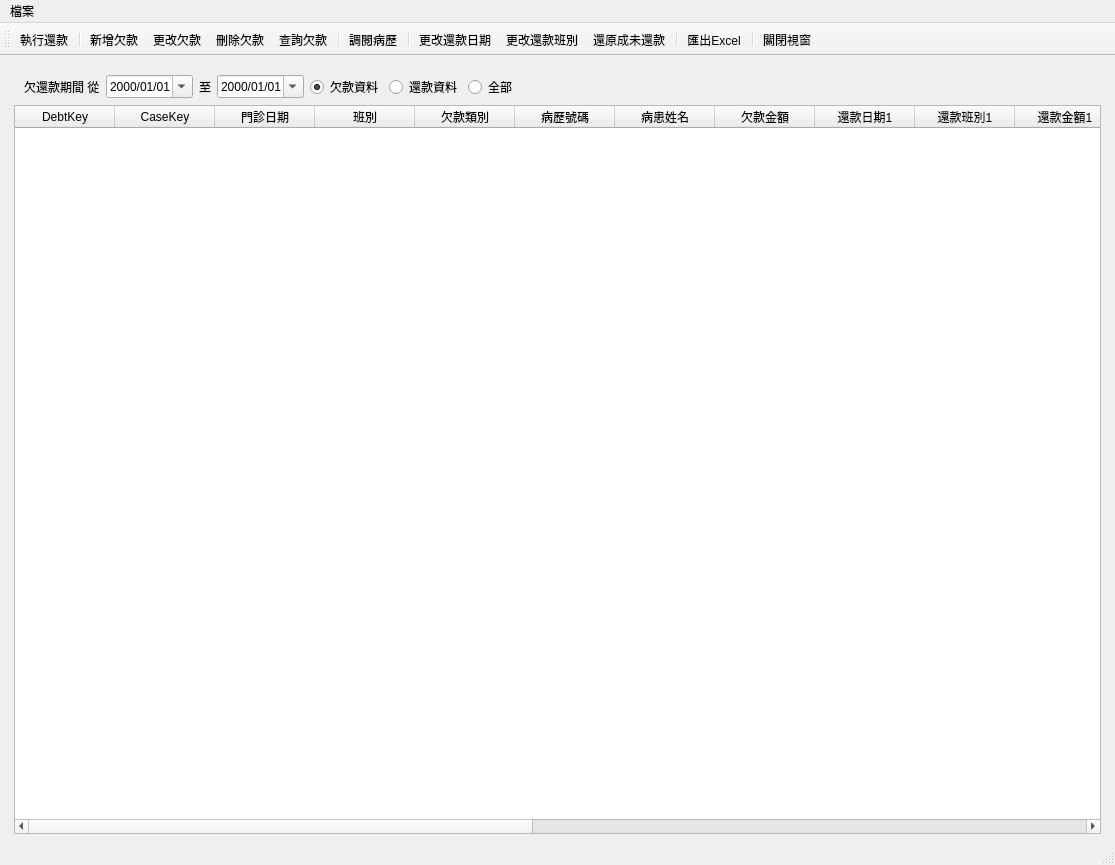
<?xml version="1.0" encoding="UTF-8"?>
<ui version="4.0">
 <class>WindowDebt</class>
 <widget class="QMainWindow" name="WindowDebt">
  <property name="geometry">
   <rect>
    <x>0</x>
    <y>0</y>
    <width>1115</width>
    <height>865</height>
   </rect>
  </property>
  <property name="windowTitle">
   <string>欠還款作業</string>
  </property>
  <widget class="QWidget" name="centralwidget">
   <layout class="QHBoxLayout" name="horizontalLayout">
    <item>
     <layout class="QVBoxLayout" name="verticalLayout">
      <property name="leftMargin">
       <number>5</number>
      </property>
      <property name="topMargin">
       <number>10</number>
      </property>
      <property name="rightMargin">
       <number>5</number>
      </property>
      <item>
       <layout class="QHBoxLayout" name="horizontalLayout_2">
        <property name="leftMargin">
         <number>10</number>
        </property>
        <item>
         <widget class="QLabel" name="label">
          <property name="text">
           <string>欠還款期間 從</string>
          </property>
         </widget>
        </item>
        <item>
         <widget class="QDateEdit" name="dateEdit_start_date">
          <property name="displayFormat">
           <string>yyyy/MM/dd</string>
          </property>
          <property name="calendarPopup">
           <bool>true</bool>
          </property>
         </widget>
        </item>
        <item>
         <widget class="QLabel" name="label_2">
          <property name="text">
           <string>至</string>
          </property>
         </widget>
        </item>
        <item>
         <widget class="QDateEdit" name="dateEdit_end_date">
          <property name="displayFormat">
           <string>yyyy/MM/dd</string>
          </property>
          <property name="calendarPopup">
           <bool>true</bool>
          </property>
         </widget>
        </item>
        <item>
         <widget class="QRadioButton" name="radioButton_debt">
          <property name="text">
           <string>欠款資料</string>
          </property>
          <property name="checked">
           <bool>true</bool>
          </property>
         </widget>
        </item>
        <item>
         <widget class="QRadioButton" name="radioButton_repayment">
          <property name="text">
           <string>還款資料</string>
          </property>
         </widget>
        </item>
        <item>
         <widget class="QRadioButton" name="radioButton_all">
          <property name="text">
           <string>全部</string>
          </property>
         </widget>
        </item>
        <item>
         <spacer name="horizontalSpacer">
          <property name="orientation">
           <enum>Qt::Horizontal</enum>
          </property>
          <property name="sizeHint" stdset="0">
           <size>
            <width>40</width>
            <height>20</height>
           </size>
          </property>
         </spacer>
        </item>
       </layout>
      </item>
      <item>
       <widget class="QTableWidget" name="tableWidget_debt">
        <property name="editTriggers">
         <set>QAbstractItemView::NoEditTriggers</set>
        </property>
        <property name="selectionMode">
         <enum>QAbstractItemView::SingleSelection</enum>
        </property>
        <property name="selectionBehavior">
         <enum>QAbstractItemView::SelectRows</enum>
        </property>
        <column>
         <property name="text">
          <string>DebtKey</string>
         </property>
        </column>
        <column>
         <property name="text">
          <string>CaseKey</string>
         </property>
        </column>
        <column>
         <property name="text">
          <string>門診日期</string>
         </property>
        </column>
        <column>
         <property name="text">
          <string>班別</string>
         </property>
        </column>
        <column>
         <property name="text">
          <string>欠款類別</string>
         </property>
        </column>
        <column>
         <property name="text">
          <string>病歷號碼</string>
         </property>
        </column>
        <column>
         <property name="text">
          <string>病患姓名</string>
         </property>
        </column>
        <column>
         <property name="text">
          <string>欠款金額</string>
         </property>
        </column>
        <column>
         <property name="text">
          <string>還款日期1</string>
         </property>
        </column>
        <column>
         <property name="text">
          <string>還款班別1</string>
         </property>
        </column>
        <column>
         <property name="text">
          <string>還款金額1</string>
         </property>
        </column>
        <column>
         <property name="text">
          <string>還款日期2</string>
         </property>
        </column>
        <column>
         <property name="text">
          <string>還款班別2</string>
         </property>
        </column>
        <column>
         <property name="text">
          <string>還款金額2</string>
         </property>
        </column>
        <column>
         <property name="text">
          <string>還款日期3</string>
         </property>
        </column>
        <column>
         <property name="text">
          <string>還款班別3</string>
         </property>
        </column>
        <column>
         <property name="text">
          <string>還款金額3</string>
         </property>
        </column>
        <column>
         <property name="text">
          <string>尚欠金額</string>
         </property>
        </column>
        <column>
         <property name="text">
          <string>付款方式</string>
         </property>
        </column>
        <column>
         <property name="text">
          <string>經手人</string>
         </property>
        </column>
        <column>
         <property name="text">
          <string>主治醫師</string>
         </property>
        </column>
       </widget>
      </item>
     </layout>
    </item>
   </layout>
  </widget>
  <widget class="QStatusBar" name="statusbar"/>
  <widget class="QToolBar" name="toolBar">
   <property name="windowTitle">
    <string>toolBar</string>
   </property>
   <property name="toolButtonStyle">
    <enum>Qt::ToolButtonTextUnderIcon</enum>
   </property>
   <attribute name="toolBarArea">
    <enum>TopToolBarArea</enum>
   </attribute>
   <attribute name="toolBarBreak">
    <bool>false</bool>
   </attribute>
   <addaction name="action_pay_back"/>
   <addaction name="separator"/>
   <addaction name="action_add_debt"/>
   <addaction name="action_modify_debt"/>
   <addaction name="action_remove_debt"/>
   <addaction name="action_find_debt"/>
   <addaction name="separator"/>
   <addaction name="action_open_medical_record"/>
   <addaction name="separator"/>
   <addaction name="action_change_repayment_date"/>
   <addaction name="action_change_repayment_period"/>
   <addaction name="action_clear_repayment"/>
   <addaction name="separator"/>
   <addaction name="action_export_to_excel"/>
   <addaction name="separator"/>
   <addaction name="action_close"/>
  </widget>
  <widget class="QMenuBar" name="menubar">
   <property name="geometry">
    <rect>
     <x>0</x>
     <y>0</y>
     <width>1115</width>
     <height>29</height>
    </rect>
   </property>
   <widget class="QMenu" name="menu">
    <property name="title">
     <string>檔案</string>
    </property>
   </widget>
   <addaction name="menu"/>
  </widget>
  <action name="action_pay_back">
   <property name="icon">
    <iconset>
     <normaloff>../icons/document-new.svg</normaloff>../icons/document-new.svg</iconset>
   </property>
   <property name="text">
    <string>執行還款</string>
   </property>
   <property name="toolTip">
    <string>還款</string>
   </property>
  </action>
  <action name="action_close">
   <property name="icon">
    <iconset>
     <normaloff>../icons/application-exit.svg</normaloff>../icons/application-exit.svg</iconset>
   </property>
   <property name="text">
    <string>關閉視窗</string>
   </property>
  </action>
  <action name="action_open_medical_record">
   <property name="icon">
    <iconset>
     <normaloff>../icons/fileopen.svg</normaloff>../icons/fileopen.svg</iconset>
   </property>
   <property name="text">
    <string>調閱病歷</string>
   </property>
  </action>
  <action name="action_remove_debt">
   <property name="icon">
    <iconset>
     <normaloff>../icons/cancel.svg</normaloff>../icons/cancel.svg</iconset>
   </property>
   <property name="text">
    <string>刪除欠款</string>
   </property>
   <property name="toolTip">
    <string>刪除欠款</string>
   </property>
  </action>
  <action name="action_add_debt">
   <property name="icon">
    <iconset>
     <normaloff>../icons/add.svg</normaloff>../icons/add.svg</iconset>
   </property>
   <property name="text">
    <string>新增欠款</string>
   </property>
   <property name="toolTip">
    <string>新增欠款</string>
   </property>
  </action>
  <action name="action_modify_debt">
   <property name="icon">
    <iconset>
     <normaloff>../icons/gtk-edit.svg</normaloff>../icons/gtk-edit.svg</iconset>
   </property>
   <property name="text">
    <string>更改欠款</string>
   </property>
   <property name="toolTip">
    <string>更改欠款</string>
   </property>
  </action>
  <action name="action_export_to_excel">
   <property name="icon">
    <iconset>
     <normaloff>../icons/document-export.svg</normaloff>../icons/document-export.svg</iconset>
   </property>
   <property name="text">
    <string>匯出Excel</string>
   </property>
   <property name="toolTip">
    <string>匯出Excel</string>
   </property>
  </action>
  <action name="action_change_repayment_period">
   <property name="icon">
    <iconset>
     <normaloff>../icons/appointment-soon.png</normaloff>../icons/appointment-soon.png</iconset>
   </property>
   <property name="text">
    <string>更改還款班別</string>
   </property>
   <property name="toolTip">
    <string>更改欠款</string>
   </property>
  </action>
  <action name="action_change_repayment_date">
   <property name="icon">
    <iconset>
     <normaloff>../icons/calendar.svg</normaloff>../icons/calendar.svg</iconset>
   </property>
   <property name="text">
    <string>更改還款日期</string>
   </property>
   <property name="toolTip">
    <string>更改欠款</string>
   </property>
  </action>
  <action name="action_find_debt">
   <property name="icon">
    <iconset>
     <normaloff>../icons/edit-find.png</normaloff>../icons/edit-find.png</iconset>
   </property>
   <property name="text">
    <string>查詢欠款</string>
   </property>
   <property name="toolTip">
    <string>查詢欠款</string>
   </property>
  </action>
  <action name="action_clear_repayment">
   <property name="icon">
    <iconset>
     <normaloff>../icons/gtk-refresh.svg</normaloff>../icons/gtk-refresh.svg</iconset>
   </property>
   <property name="text">
    <string>還原成未還款</string>
   </property>
   <property name="toolTip">
    <string>還原成未還款</string>
   </property>
  </action>
 </widget>
 <resources/>
 <connections/>
</ui>
